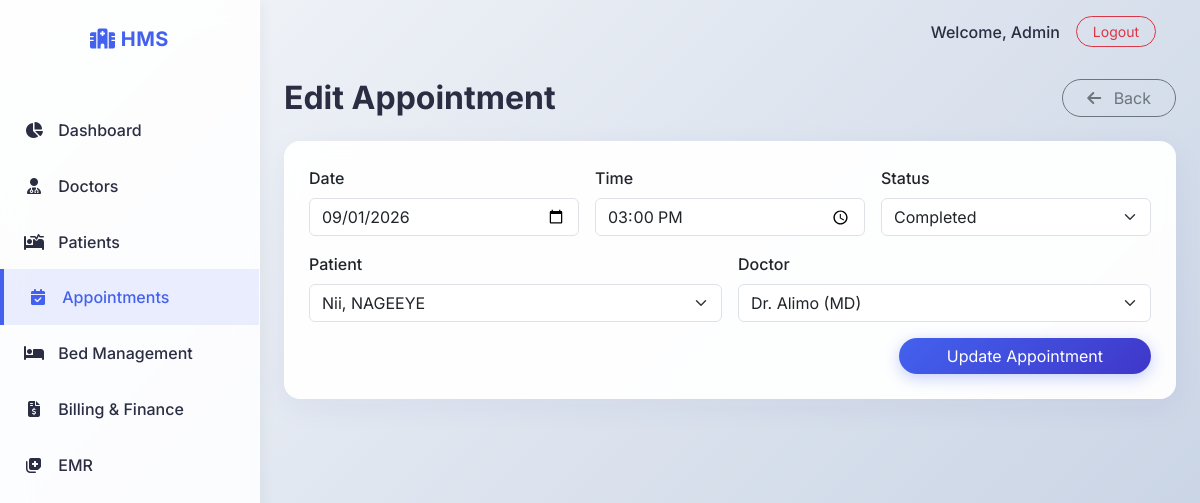
/appointments/edit/2 (signed in), run on the app's committed database.
### models.py (models this page shows)
class Appointment(db.Model):
    id = db.Column(db.Integer, primary_key=True)
    date = db.Column(db.Date, nullable=False)
    time = db.Column(db.Time, nullable=False)
    status = db.Column(db.String(20), default='scheduled') # scheduled, completed, cancelled
    patient_id = db.Column(db.Integer, db.ForeignKey('patient.id'), nullable=False)
    doctor_id = db.Column(db.Integer, db.ForeignKey('doctor.id'), nullable=False)

class Patient(db.Model):
    id = db.Column(db.Integer, primary_key=True)
    name = db.Column(db.String(100), nullable=False)
    dob = db.Column(db.Date)
    age = db.Column(db.Integer, nullable=False)
    gender = db.Column(db.String(20))
    phone = db.Column(db.String(20))
    address = db.Column(db.String(255))
    admission_date = db.Column(db.DateTime, default=datetime.utcnow)
    status = db.Column(db.String(20), default='outpatient') # admitted, discharged, outpatient
    doctor_id = db.Column(db.Integer, db.ForeignKey('doctor.id'))
    appointments = db.relationship('Appointment', backref='patient', lazy='dynamic')
    beds = db.relationship('Bed', backref='patient', lazy='dynamic')
    billings = db.relationship('Billing', backref='patient', lazy='dynamic')
    medical_records = db.relationship('MedicalRecord', backref='patient', lazy='dynamic')

### routes/appointments.py (the view, shortened to what this page needs)
@appointments_bp.route('/edit/<int:id>', methods=['GET', 'POST'])
@login_required
def edit_appointment(id):
    appointment = Appointment.query.get_or_404(id)
    patients = Patient.query.all()
    doctors = Doctor.query.all()
    return render_template('appointment_form.html', appointment=appointment, patients=patients, doctors=doctors)

### app.py (called while the page is built)
@login_manager.user_loader
def load_user(user_id):
    return User.query.get(int(user_id))

### templates/appointment_form.html (shortened to what this page needs)
{% extends "base.html" %}
{% block content %}
<div class="d-flex justify-content-between align-items-center mb-4">
    <h2 class="fw-bold mb-0">{% if appointment %}Edit{% else %}Add{% endif %} Appointment</h2>
    <a href="{{ url_for('appointments.list_appointments') }}" class="btn btn-outline-secondary rounded-pill px-4">
        <i class="fa-solid fa-arrow-left me-2"></i> Back
    </a>
</div>
<div class="card glass p-4">
    <form method="POST" action="{% if appointment %}{{ url_for('appointments.edit_appointment', id=appointment.id) }}{% else %}{{ url_for('appointments.add_appointment') }}{% endif %}">
        <div class="row g-3 mb-3">
            <div class="col-md-4">
                <label class="form-label fw-medium">Date</label>
                <input type="date" name="date" class="form-control" value="{{ appointment.date if appointment else '' }}" required>
            </div>
            <div class="col-md-4">
                <label class="form-label fw-medium">Time</label>
                <input type="time" name="time" class="form-control" value="{{ appointment.time if appointment else '' }}" required>
            </div>
            <div class="col-md-4">
                <label class="form-label fw-medium">Status</label>
                <select name="status" class="form-select">
                    <option value="completed" {% if appointment and appointment.status=='completed' %}selected{% endif %}>Completed</option>
                </select>
            </div>
        </div>
        <div class="row g-3 mb-3">
            <div class="col-md-6">
                <label class="form-label fw-medium">Patient</label>
                <select name="patient_id" class="form-select" required>
                    {% for p in patients %}
                    <option value="{{ p.id }}" {% if appointment and appointment.patient_id==p.id %}selected{% endif %}>{{ p.name }}</option>
                    {% endfor %}
                </select>
            </div>
            <div class="col-md-6">
                <label class="form-label fw-medium">Doctor</label>
                <select name="doctor_id" class="form-select" required>
                    {% for d in doctors %}
                    <option value="{{ d.id }}" {% if appointment and appointment.doctor_id==d.id %}selected{% endif %}>Dr. {{ d.name }} ({{ d.specialization }})</option>
                    {% endfor %}
                </select>
            </div>
        </div>
        <div class="text-end">
            <button type="submit" class="btn btn-primary rounded-pill px-5">{% if appointment %}Update{% else %}Save{% endif %} Appointment</button>
        </div>
    </form>
</div>
{% endblock %}

### static/css/style.css (style rules this page uses)
:root { --primary-color: #4361ee; --secondary-color: #3f37c9; --accent-color: #4cc9f0; --bg-color: #f8f9fa; --text-main: #2b2d42; --text-muted: #6c757d; --sidebar-bg: rgba(255, 255, 255, 0.85); --card-bg: rgba(255, 255, 255, 0.95); }
body { font-family: 'Inter', sans-serif; background: linear-gradient(135deg, #f5f7fa 0%, #c3cfe2 100%); background-attachment: fixed; color: var(--text-main); min-height: 100vh; }
.glass { background: var(--card-bg); backdrop-filter: blur(10px); -webkit-backdrop-filter: blur(10px); border: 1px solid rgba(255, 255, 255, 0.3); border-radius: 1rem; box-shadow: 0 8px 32px rgba(31, 38, 135, 0.05); }
.btn-primary { background: linear-gradient(135deg, var(--primary-color), var(--secondary-color)); border: none; box-shadow: 0 4px 15px rgba(67, 97, 238, 0.3); transition: all 0.3s ease; }

### data on the page
Appointment: date "09/01/2026", time "15:00:00", status "Completed", patient_id "Nii, NAGEEYE", doctor_id "Dr. Alimo (MD)"
